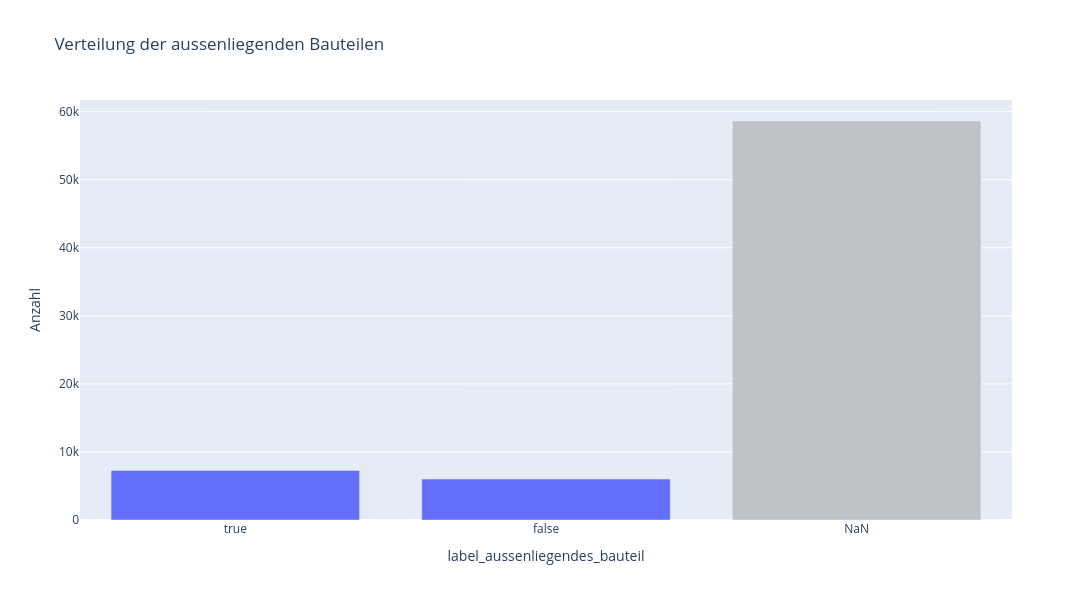

Notebook code cell kept with this figure:
### Markdown cell above
### 2.2.6 Distribution of external elements

### Code cell
# show distribution of aussenliegendes_bauteil
plot_label_distribution(df, "label_aussenliegendes_bauteil", plot_title="Verteilung der aussenliegenden Bauteilen")

### Figure 1 — Plotly figure (JSON) as saved in the notebook; plotly's stock layout.template omitted (floating-point values rounded to 4 significant figures)
{"data": [{"hovertemplate": "%{x}<br>Anzahl: %{y:,}<extra></extra>", "marker": {"color": ["#636EFA", "#636EFA", "#bdc3c7"]}, "type": "bar", "x": ["true", "false", "NaN"], "y": [7285, 6015, 58622]}], "layout": {"height": 600, "title": {"text": "Verteilung der aussenliegenden Bauteilen"}, "width": 1400, "xaxis": {"title": {"text": "label_aussenliegendes_bauteil"}}, "yaxis": {"title": {"text": "Anzahl"}}}}
